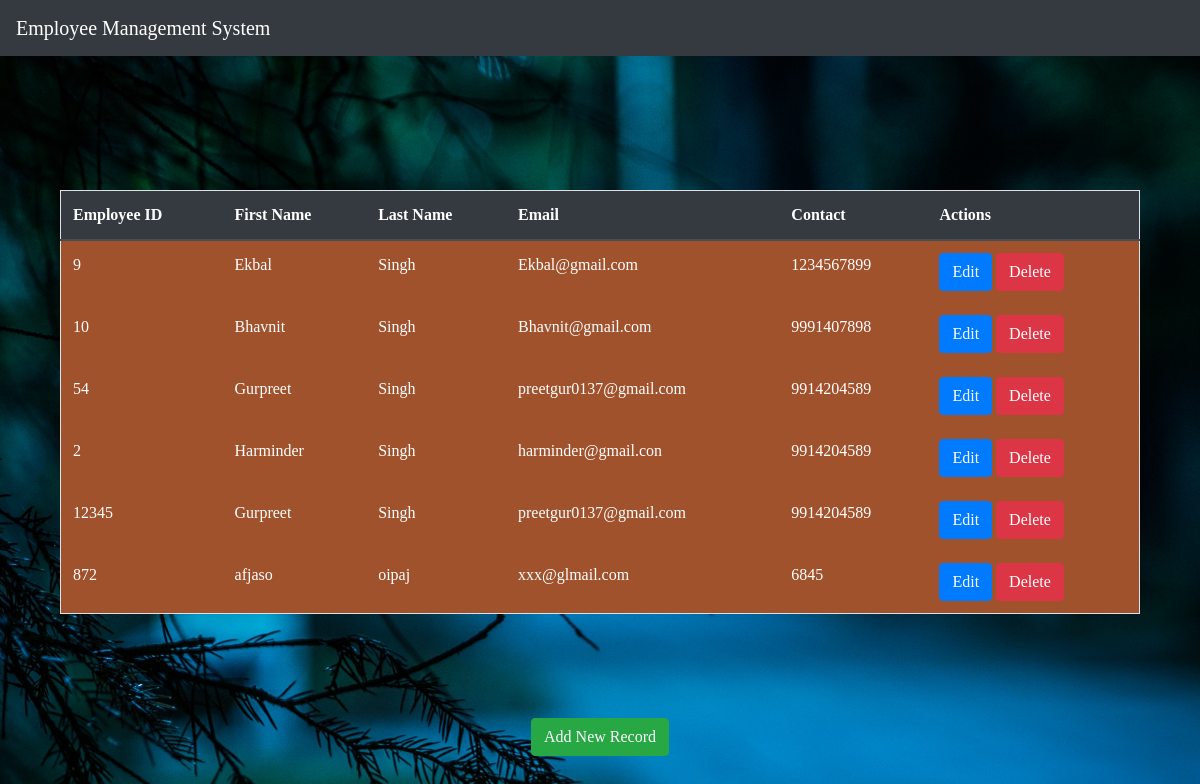
The page /show on the database its author committed.
### Employee/models.py (models this page shows, shortened)
class Employee(models.Model):
    emp_id = models.CharField(unique=True,max_length=10)
    emp_fname = models.CharField(max_length=20,default="")
    emp_lname = models.CharField(max_length=20,default="")
    emp_email = models.EmailField()
    emp_mobile = models.CharField(max_length=12)
    emp_address = models.TextField(max_length=200)

### Employee/views.py (the view)
# urls.py: path("show",views.show),
def show(request):
    all_emp = Employee.objects.all()
    return render(request,"Employee/show.html",{"all_emp":all_emp})

### Employee/templates/Employee/show.html
{% extends "Employee/basic.html"%}
{% block body %}
<div class="table-wrap">
 <table class="table table-bordered table-responsive-md table-responsive-sm  table-hover">
    <thead class="thead-dark">
      <tr>
        <th>Employee ID</th>
        <th>First Name</th>
        <th>Last Name</th>
        <th>Email</th>
        <th>Contact</th>
        <th>Actions</th>
      </tr>
    </thead>
    <tbody>
     {% for employee in all_emp %}
    <tr class="hover-tr">
        <td>{{ employee.emp_id }}</td>
        <td>{{ employee.emp_fname }}</td>
        <td>{{ employee.emp_lname }}</td>
        <td>{{ employee.emp_email }}</td>
        <td>{{ employee.emp_mobile }}</td>
        <td>
            <a href="/edit/{{ employee.id }}"><span class="btn btn-primary" >Edit</span></a>
            <a href="/delete/{{ employee.id }}" class="btn btn-danger">Delete</a>
        </td>
    </tr>
{% endfor %}
    </tbody>
  </table>
</div>
<br>
<br>
<center><a href="/" class="btn btn-success">Add New Record</a></center>
{% endblock %}

### Employee/templates/Employee/basic.html (shortened to what this page needs)
{% load static %}
<!doctype html>
<html lang="en">
  <head>
    <link rel="stylesheet" href="https://stackpath.bootstrapcdn.com/bootstrap/4.4.1/css/bootstrap.min.css">
    <link rel="stylesheet" href="{% static 'Employee/css/style2.css'%}">
  </head>
  <body>
    <nav class="navbar navbar-expand-sm bg-dark navbar-dark fixed-top">
  <a class="navbar-brand" href="#">Employee Management System</a>
</nav>
  {% block body %}
  {% endblock %}
  </body>
</html>

### Employee/static/Employee/css/style2.css (style rules this page uses)
* { margin: 0px; padding: 0px; box-sizing: border-box; }
body { background : url("../image/ems2.jpg"); background-repeat: no-repeat; background-size: cover; background-attachment: fixed; color: whitesmoke; font-family: 'Baloo Bhai', cursive; }
.table { color: white; margin-top: 20px; background: sienna; }
.table-bordered td, .table-bordered th { border: 0px solid #dee2e6; }
.table-wrap { width: 90%; height: 500px; overflow-y: auto; display: block; margin: auto; margin-top: 170px; }

### rows shown on the page
Employee: emp_id "9", emp_fname "Ekbal", emp_lname "Singh", emp_email "Ekbal@gmail.com", emp_mobile "1234567899"
Employee: emp_id "10", emp_fname "Bhavnit", emp_lname "Singh", emp_email "Bhavnit@gmail.com", emp_mobile "9991407898"
Employee: emp_id "54", emp_fname "Gurpreet", emp_lname "Singh", emp_email "preetgur0137@gmail.com", emp_mobile "9914204589"
Employee: emp_id "2", emp_fname "Harminder", emp_lname "Singh", emp_email "harminder@gmail.con", emp_mobile "9914204589"
Employee: emp_id "12345", emp_fname "Gurpreet", emp_lname "Singh", emp_email "preetgur0137@gmail.com", emp_mobile "9914204589"
Employee: emp_id "872", emp_fname "afjaso", emp_lname "oipaj", emp_email "xxx@glmail.com", emp_mobile "6845"
